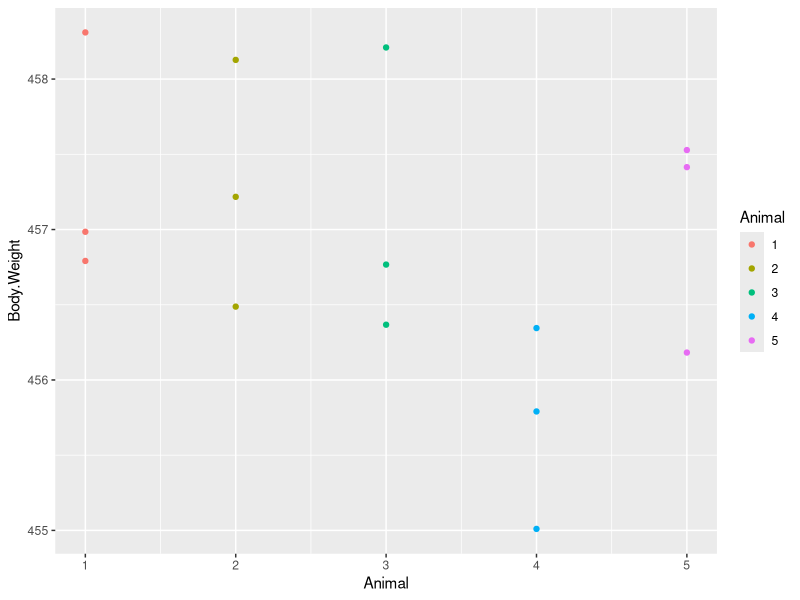

Source code (R):
## ---- chunk 1
set.seed(240506)
n_nr_animals <- 5
n_nr_rep <- 3
# body weight parameters
n_bw_mean <- 465
n_bw_sd_acc <- 11.6
n_bw_sd_win <- 1.5

## ---- chunk 2
vec_mean_bw <- rnorm(n_nr_animals, mean = n_bw_mean, sd = n_bw_sd_acc)
vec_mean_bw
## ---- chunk 3
tbl_bw_rep <- NULL
for (i in 1:n_nr_animals){
  vec_bw_dev <- rnorm(n_nr_rep, sd = n_bw_sd_win)
  tbl_cur_obs <- tibble::tibble(Animal = rep(i, n_nr_rep),
                                Body.Weight = vec_mean_bw[1] + vec_bw_dev)
  if (is.null(tbl_bw_rep)){
    tbl_bw_rep <- tbl_cur_obs
  } else {
    tbl_bw_rep <- dplyr::bind_rows(tbl_bw_rep, tbl_cur_obs)
  }
}
tbl_bw_rep
## ---- chunk 4
library(ggplot2)
ggplot(data = tbl_bw_rep,
       mapping = aes(x = Animal,
                     y = Body.Weight)) + 
  geom_point(aes(color = as.factor(Animal))) + 
  labs(color = "Animal")
## ---- chunk 5
aov_bw_rep <- aov(Body.Weight ~ Animal, data = tbl_bw_rep)
summary(aov_bw_rep)
## ---- chunk 6
aov_bw_err <- aov(Body.Weight ~ Error(Animal), data = tbl_bw_rep)
summary(aov_bw_err)
